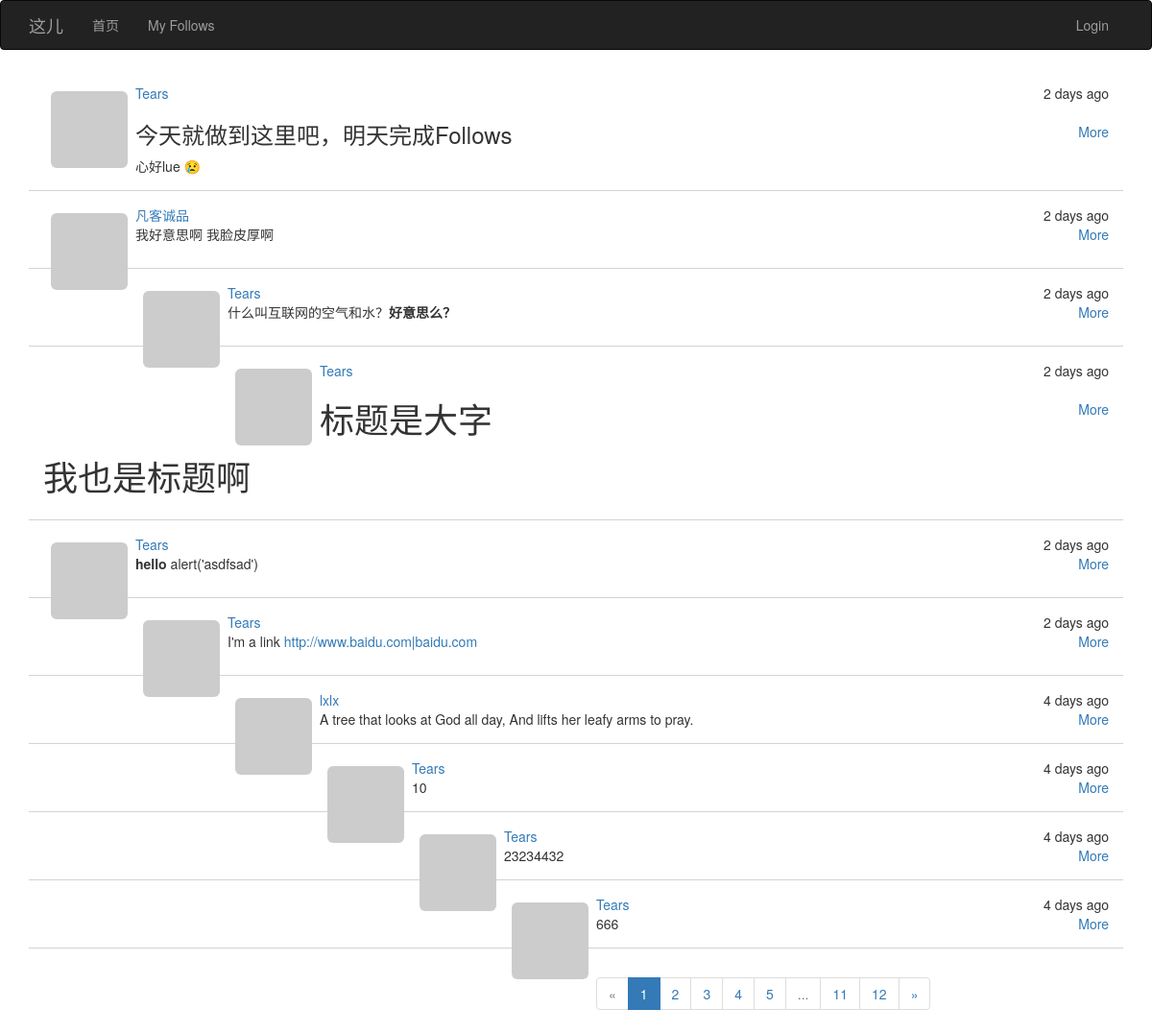
Before: / with the older database file.
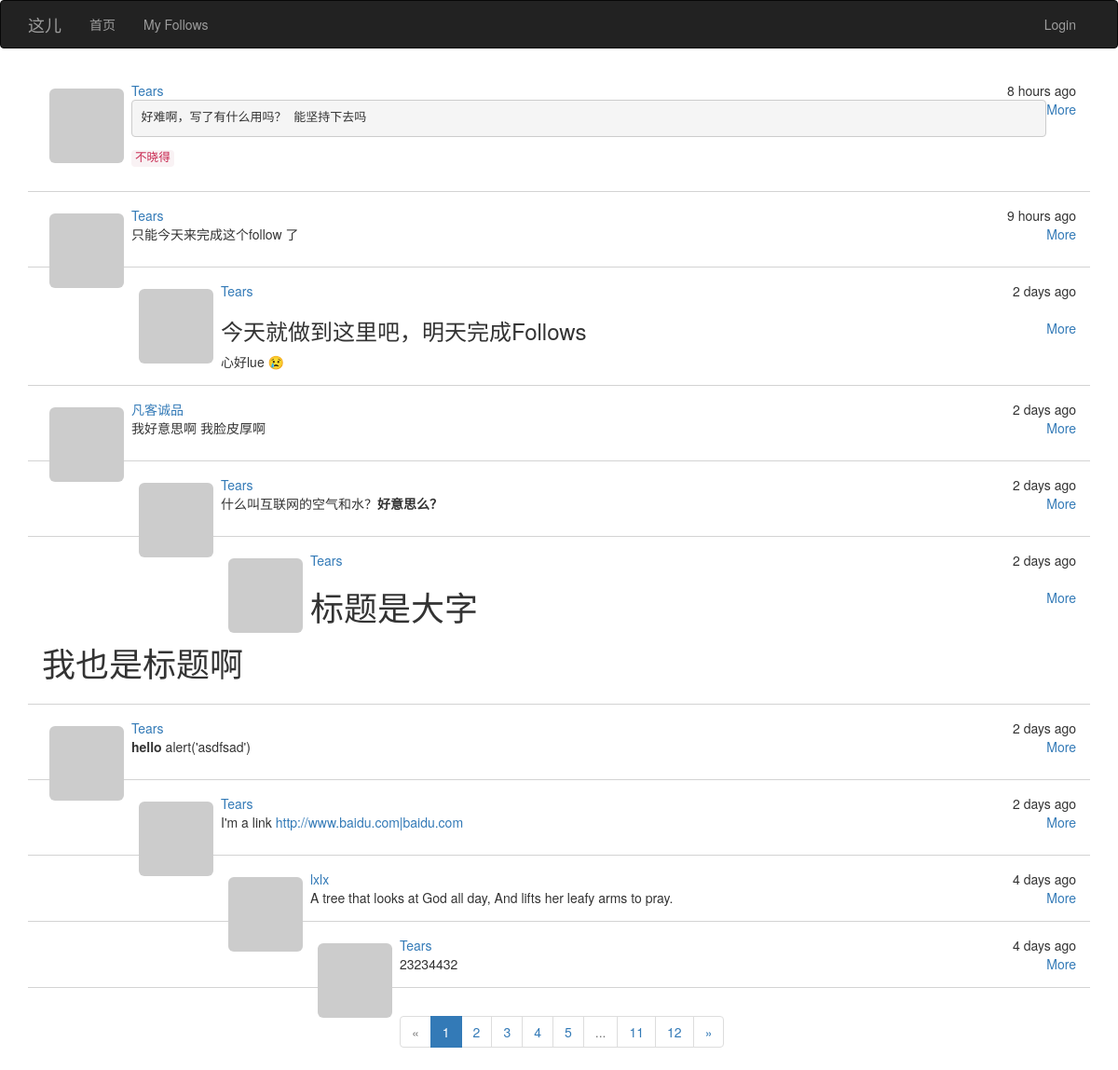
After: the same page with the newer database file.
### app/models.py (models this page shows, shortened)
class Post(db.Model):
    __tablename__ = 'posts'
    id = db.Column(db.Integer, primary_key=True)
    body = db.Column(db.Text)
    body_html = db.Column(db.Text)
    timestamp = db.Column(db.DateTime, index=True, default=datetime.utcnow)
    author_id = db.Column(db.Integer, db.ForeignKey('users.id'))

class User(UserMixin, db.Model):
    __tablename__ = 'users'
    id = db.Column(db.Integer, primary_key=True)
    email = db.Column(db.String(64), unique=True, index=True)
    username = db.Column(db.String(64), unique=True, index=True)
    password_hash = db.Column(db.String(128))
    confirmed = db.Column(db.Boolean, default=False)
    role_id = db.Column(db.Integer, db.ForeignKey('roles.id'))
    posts = db.relationship('Post', backref='author', lazy='dynamic')
    location = db.Column(db.String(64))
    about_me = db.Column(db.Text())
    member_since = db.Column(db.DateTime(), default=datetime.utcnow)
    last_seen = db.Column(db.DateTime(), default=datetime.utcnow)
    avatar = db.Column(db.String(128))
    followed = db.relationship('Follow', foreign_keys=[Follow.follower_id],
                               backref=db.backref('follower', lazy='joined'),
                               lazy='dynamic', cascade='all, delete-orphan')
    followers = db.relationship('Follow', foreign_keys=[Follow.followed_id],
                                backref=db.backref('followed', lazy='joined'),
                                lazy='dynamic', cascade='all, delete-orphan')
    def getAvatar(self, size=100, default='identicon', rating='g'):
        if request.is_secure:
            url = "https://secure.gravatar.com/avatar"
        else:
            url = 'http://www.gravatar.com/avatar'
        hash = self.avatar or self.cemail
        return '{url}/{hash}?s={size}&d={default}&r={rating}'.format(
            url=url, hash=hash, default=default, rating=rating, size=size)
    @property
    def cemail(self):
        """
        返回同email
        @return:
        @rtype:
        """
        return self.email
    @property
    def password(self):
        raise AttributeError('password is not readable attribute')

### app/main/views.py (the view)
@main.route('/', methods=['POST', 'GET'])
def home():
    form = PostForm()
    if current_user.can(Permission.POST_ARTICLES) and form.validate_on_submit():
        post = Post(body=form.body.data, author=current_user._get_current_object())
        db.session.add(post)
        db.session.commit()
        return redirect(url_for('.home'))
    page = request.args.get('page', 1, type=int)
    pagination = Post.query.order_by(Post.timestamp.desc()) \
        .paginate(page, per_page=current_app.config['POSTS_PER_PAGE'], error_out=False)
    posts = pagination.items
    return render_template("index.html", form=form, posts=posts, pagination=pagination)

### app/main/__init__.py (called while the page is built)
@main.app_context_processor
def inject_permissions():
    return dict(Permission=Permission)

### app/models.py (called while the page is built)
    def can(self, permissions):
        return False

### app/templates/index.html (shortened to what this page needs)
{% extends "bootstrap_base.html" %}
{% import "bootstrap/wtf.html" as wtf %}
{% import "message.html" as message %}
{% block head %}{{ super() }}
{% endblock %}
{% block content %}
<div class="container">
    {% include '_posts.html' %}
    {% import '_posts.html' as posts%}
    {{posts.pagination_widget(pagination,'.home')}}
</div>
{% endblock %}

### app/templates/bootstrap_base.html (shortened to what this page needs)
{% extends "bootstrap/base.html" %}
{% block html_attribs %} lang="zh-CN"{% endblock%}
{% block head %}
{{super()}}
{% endblock%}
{%- block styles %}
{{super()}}
<link href="{{url_for('static',filename='style.css')}}" rel="stylesheet">
{%- endblock styles %}
{% block navbar %}
<div class="navbar navbar-inverse" role="navigation">
    <div class="container">
        <div class="navbar-header">
            <a class="navbar-brand" href="/">这儿</a>
        </div>
        <div class="navbar-collapse collapse">
            <ul class="nav navbar-nav">
                <li><a href="/">首页</a></li>
                <li><a href="{{url_for('main.followed_posts')}}">My Follows</a></li>
            </ul>
            <ul class="nav navbar-nav navbar-right">
                {% if not current_user.is_authenticated %}
                <li><a href="{{url_for('auth.login')}}">Login</a></li>
                {% else %}
                <li><a href="{{url_for('main.user',id=current_user.id)}}" style="padding-top:10px;padding-bottom:6px">
                    <img
                            src="{{current_user.getAvatar(size=32)}}" class="img-circle profile-thumbnail"/></a></li>
                <li><a href="{{url_for('auth.logout')}}">Logout</a></li>
                {% endif %}
            </ul>
        </div>
    </div>
</div>
{% endblock%}

### app/templates/_posts.html
<ul class="posts">
    {% for post in posts %}
    {% if post and post.author %}
    <li>
        <div class="post-thumbnail">
            <a href="{{url_for('.user',id=post.author.id)}}">
                <img src="{{ post.author.getAvatar(size=40) }}"
                     class="img-rounded profile-thumbnail"/></a>
        </div>
        <div class="post-date">{{ moment(post.timestamp).fromNow()}}</div>
        <div class="post-author"><a href="{{url_for('.user',id=post.author.id)}}">
            {{ post.author.username}}</a></div>
        <div class="post-body">
            <span class="pull-right"><a href="{{url_for('.post',id=post.id)}}">More</a></span>
            {% if post.body_html %}
            {{ post.body_html| safe}}
            {% else %}
            {{ post.body }}
            {% endif %}
        </div>
    </li>
    {% endif %}
    {% endfor %}
</ul>
{% macro pagination_widget(pagination,endpoint) %}
<nav aria-label="Page navigation">
    <ul class="pagination">
        <li {% if not pagination.has_prev %} class="disabled" {% endif%}>
            <a href="{% if pagination.has_prev %}{{url_for(endpoint,page=pagination.page-1)}}
             {%else%}#{% endif%}" aria-label="Previous">
                <span aria-hidden="true">&laquo;</span>
            </a>
        </li>
        {% for p in pagination.iter_pages()%}
        {%if p == pagination.page %}
        <li class="active"><a href="{{url_for(endpoint,page=p)}}">{{p}}</a>
        </li>
        {% elif p %}
        <li><a href="{{url_for(endpoint,page=p)}}">{{p}}</a>
        </li>
        {% else %}
        <li class="disabled"><a href="{{url_for(endpoint,page=p)}}">...</a>
        </li>
        {% endif%}
        {% endfor %}
        <li {% if not pagination.has_next %} class="disabled" {% endif%}>
            <a href="{% if pagination.has_next %}{{url_for(endpoint,page=pagination.page+1)}}
             {%else%}#{% endif%}" aria-label="Next">
                <span aria-hidden="true">&raquo;</span>
            </a>
        </li>
    </ul>
</nav>
{% endmacro %}

### app/static/style.css (style rules this page uses)
* { -webkit-font-smoothing: antialiased; }
ul.posts { padding:0px; font-family:Gibson,Helvetica Neue,HelveticaNeue,Helvetica,Arial,sans-serif; }
ul.posts li , ul.follows li { list-style-type:none; padding:15px; border-bottom:1px lightgray solid; }
ul> li> .post-date { float:right; }
ul> li >.post-thumbnail { float:left; padding:8px }

Changed rows visible on the page:
removed Post: timestamp "4 days ago", author.username "Tears", body "10"
no longer on this page (row unchanged): Post: timestamp "4 days ago", author.username "Tears", body "666"
added Post: timestamp "8 hours ago", author.username "Tears", body_html "好难啊，写了有什么用吗？ 能坚持下去吗 不晓得"
added Post: timestamp "9 hours ago", author.username "Tears", body_html "只能今天来完成这个follow 了"
